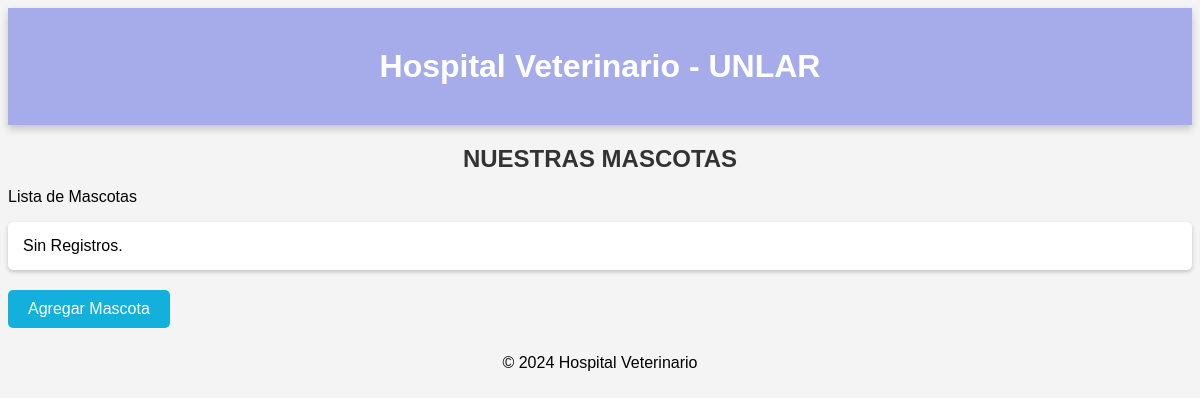
Page /hospitalVet/mascota/list/ on the earlier database version.
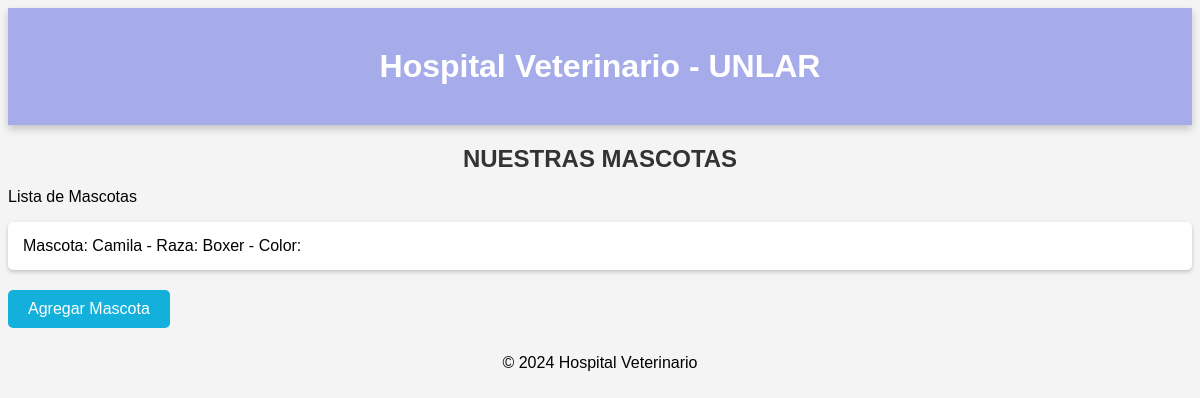
Same page on the later database version.
### apps/homepage/models.py (models this page shows, shortened)
class Mascota(models.Model):
    nombre = models.CharField(max_length=100, verbose_name='Mascota')
    raza = models.CharField(max_length=100, verbose_name='Raza')
    color = models.CharField(max_length=100, verbose_name='Color')
    peso = models.IntegerField(default=1, null=True, verbose_name="Peso")
    cliente = models.ForeignKey(Cliente, on_delete=models.CASCADE, verbose_name='Cliente')
    class Meta:
        verbose_name = 'Mascota'
        verbose_name_plural = 'Mascotas'
        ordering = ['id']

### apps/homepage/views/mascota/views.py (the view)
# urls.py: path('mascota/list/', MascotaListView.as_view(), name='mascota-list'),
class MascotaListView(ListView):
    model = Mascota
    template_name = 'mascota/list.html'
    def get_queryset(self):
        return  Mascota.objects.all()
    def get_context_data(self, **kwargs):
        context = super().get_context_data(**kwargs)
        context['tittle'] = 'Lista de Mascotas'
        return context

### apps/homepage/templates/mascota/list.html (shortened to what this page needs)
{% load static %}
<!DOCTYPE html>
<html lang="en">
<head>
    <link rel="stylesheet" href="{% static 'mascota/css/style.css' %}">
</head>
<body>
    <header>
        <h1>Hospital Veterinario - UNLAR</h1>
    </header>
    <main>
        <h2>Nuestras Mascotas</h2>
        {{ tittle }}
        <ul>
            {% for mascota in object_list %}
            <li>Mascota: {{ mascota.nombre }} - Raza: {{ mascota.raza }} - Color: {{ mascota.color }}</li>
            {% empty %}
            <li>Sin Registros.</li>
            {% endfor %}
        </ul>
        <div style="margin-top: 20px;">
            <a href="{% url 'mascota-create' %}" class="btn-create">Agregar Mascota</a>
        </div>
    </main>
    <footer>
        <p>© 2024 Hospital Veterinario</p>
    </footer>
</body>

Differences in the rows shown:
added Mascota: nombre "Camila", raza "Boxer"
Other differences:
text no longer shown: "Sin Registros."
